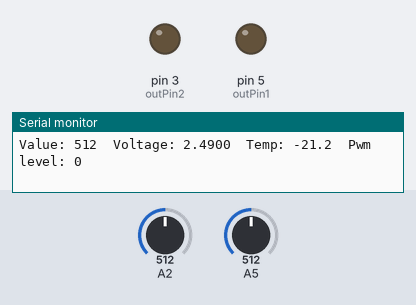
Bench run of a sketch on a simulated Arduino Uno, built with avr-gcc and run on an emulated ATmega328P. Parts: output pins drawn as LEDs (lit = HIGH), the last lines printed to the serial monitor. The test bench sets the inputs (shaded band); at power-on: A2 = 512, A5 = 512.

Above: at 5.8 s.
5.9 s: A2 set to 598
11.9 s: A2 set to 610
At 15.6 s:
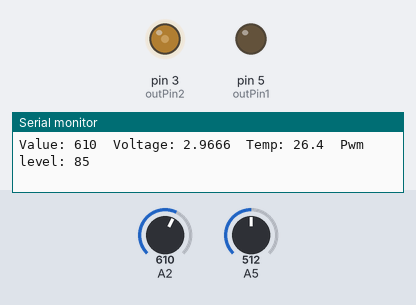
17.9 s: A5 set to 599
23.9 s: A5 set to 623
At 26.0 s:
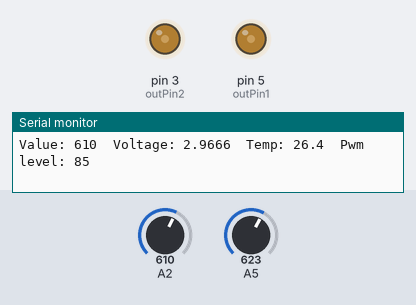
29.9 s: A5 set to 716
At 31.4 s:
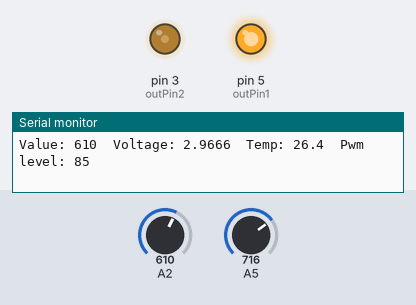
35.9 s: A2 set to 511
At 41.4 s:
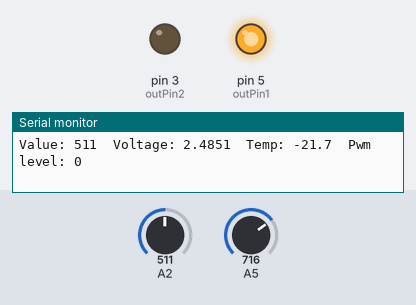
Timing chart, 0 to 42.9 s (numbered marks = the images above; inputs shaded):
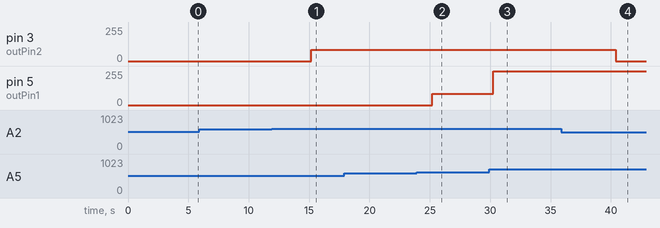

Measured:
- the behaviour switches between 609 and 610 on A2 (found by bisection; images 0 and 1)
- the behaviour switches between 614 and 615 on A5 (found by bisection; images 1 and 2)
- after the input at 11.9 s, pin 3 (outPin2): 0/255 → 85/255 after 3.3 s
- after the input at 23.9 s, pin 5 (outPin1): 0/255 → 85/255 after 1.3 s
- after the input at 29.9 s, pin 5 (outPin1): 85/255 → 255/255 after 0.36 s
- after the input at 35.9 s, pin 3 (outPin2): 85/255 → 0/255 after 4.5 s

The sketch:

fan_control.ino
```cpp
const int outPin1 = 5;
const int outPin2 = 3;

const int input1 = A5;
const int input2 = A2;

const int sleepTime = 5000; // 5 sec

void setup()
{
  pinMode(outPin1, OUTPUT);
  pinMode(outPin2, OUTPUT);

  Serial.begin(9600);
}

// get temperature
float sense(int input, float offset)
{
  int baseVal = analogRead(input);
  float voltage = (baseVal / 1024.0) * 4.98;
  float temp = voltage * 100 - 273.15 + offset;

  Serial.print("Value: ");
  Serial.print(baseVal);
  Serial.print("\tVoltage: ");
  Serial.print(voltage, 4);
  Serial.print("\tTemp: ");
  Serial.print(temp, 1);

  return temp;
}

// set fan speed
void regulateFan(float temp, int outPin)
{
  int pwm = 0;

  if (temp > 25 && temp <= 30)
  {
    pwm = 85;
  }
  else if (temp > 30 && temp <= 35)
  {
    pwm = 170;
  }
  else if (temp > 35)
  {
    pwm = 255;
  }
  Serial.print("\tPwm level: ");
  Serial.println(pwm);
  analogWrite(outPin, pwm);
}

void loop()
{
  // Temp sensing
  int temp1 = sense(input1, 0.5);
  regulateFan(temp1, outPin1);

  int temp2 = sense(input2, 2.9);
  regulateFan(temp2, outPin2);

  delay(sleepTime);
}
```
